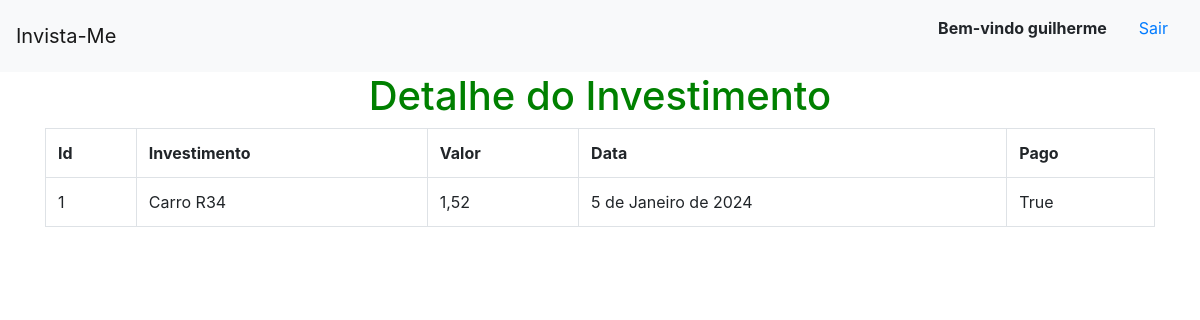
The page //1 (signed in) on the database its author committed.
### invista_eu/models.py (models this page shows)
class Investimentos(models.Model):
    investimento = models.TextField(max_length=255)
    valor = models.FloatField()
    pago = models.BooleanField(default=False)
    data = models.DateField(default=datetime.now)

### invista_eu/views.py (the view)
# urls.py: path('/<int:id_investimento>', views.detalhe, name='detalhe')
@login_required
def detalhe(request,id_investimento):
    dados = {
        'dados': Investimentos.objects.get(pk=id_investimento)
        }
    return render(request,'investimentos/detalhe.html',dados)

### invista_eu/templates/investimentos/detalhe.html
{% extends 'investimentos/base.html' %}
{% block conteudo %}
<h1 style='text-align: center;'><a style='color: green'> Detalhe do Investimento</h1>
<div class="container">
    <table class='table table-hover table-bordered'>
        <tr>
            <th>Id</th>
            <th>Investimento</th>
            <th>Valor</th>
            <th>Data</th>
            <th>Pago</th>
        </tr>
        <tr>
            <td>{{dados.id}}</td>
            <td>{{dados.investimento}}</td>
            <td>{{dados.valor}}</td>
            <td>{{dados.data}}</td>
            <td>{{dados.pago}}</td>
        </tr>
    </table>
</div>
{% endblock %}

### invista_eu/templates/investimentos/base.html (shortened to what this page needs)
<!doctype html>
<html lang="en">
<head>
    <link rel="stylesheet" href="https://cdn.jsdelivr.net/npm/bootstrap@4.6.2/dist/css/bootstrap.min.css"
>
</head>
<body>
    <nav class="navbar navbar-light bg-light">
        <a class="navbar-brand" href="{% url 'pagina_de_investimentos' %}">Invista-Me</a>
        <ul style="list-style: none;">
            {% if user.is_authenticated %}
            <li style="float: left">
                <strong class="nav-item nav-link" >Bem-vindo {{user.get_username}}</strong>
            </li>
            <li style="float: left">
                <a class="nav-item nav-link" href="{% url 'logout' %}">Sair</a>
            </li>
            {% endif %}
        </ul>
    </nav>
    {% block conteudo %}
    {% endblock %}
</body>
</html>

### rows shown on the page
Investimentos: id "1", investimento "Carro R34", valor "1,52", data "5 de Janeiro de 2024", pago "True"

### other values the page prints
{{ user.get_username }} "guilherme"
